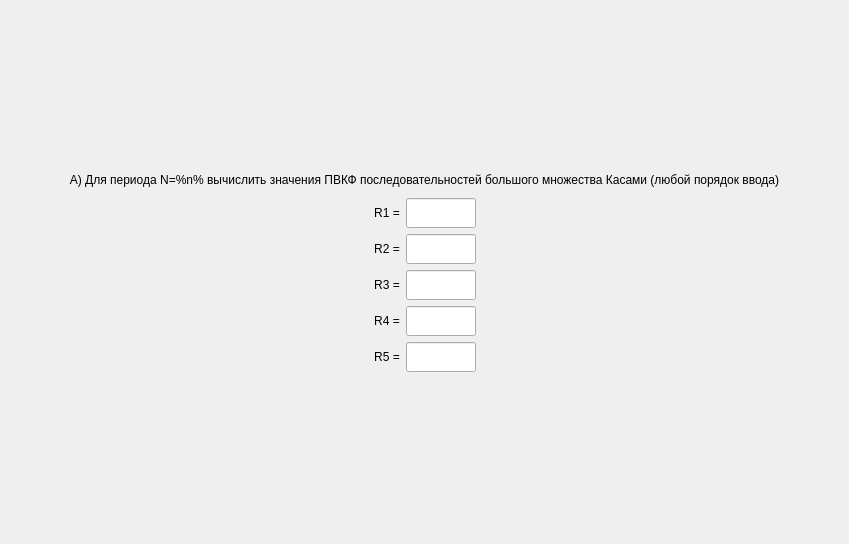
<?xml version="1.0" encoding="UTF-8"?>
<ui version="4.0">
 <class>ScreenTask10A</class>
 <widget class="QFrame" name="ScreenTask10A">
  <property name="geometry">
   <rect>
    <x>0</x>
    <y>0</y>
    <width>849</width>
    <height>544</height>
   </rect>
  </property>
  <property name="windowTitle">
   <string>Frame</string>
  </property>
  <layout class="QGridLayout" name="gridLayout">
   <property name="leftMargin">
    <number>0</number>
   </property>
   <property name="topMargin">
    <number>0</number>
   </property>
   <property name="rightMargin">
    <number>0</number>
   </property>
   <property name="bottomMargin">
    <number>0</number>
   </property>
   <item row="0" column="0">
    <layout class="QVBoxLayout" name="verticalLayout">
     <item>
      <spacer name="verticalSpacer">
       <property name="orientation">
        <enum>Qt::Vertical</enum>
       </property>
       <property name="sizeHint" stdset="0">
        <size>
         <width>0</width>
         <height>0</height>
        </size>
       </property>
      </spacer>
     </item>
     <item>
      <widget class="QLabel" name="title">
       <property name="styleSheet">
        <string notr="true">font: 75 16pt &quot;MS Shell Dlg 2&quot;;</string>
       </property>
       <property name="text">
        <string>А) Для периода N=%n% вычислить значения ПВКФ последовательностей большого множества Касами (любой порядок ввода)</string>
       </property>
       <property name="alignment">
        <set>Qt::AlignCenter</set>
       </property>
       <property name="wordWrap">
        <bool>true</bool>
       </property>
      </widget>
     </item>
     <item>
      <spacer name="verticalSpacer_5">
       <property name="orientation">
        <enum>Qt::Vertical</enum>
       </property>
       <property name="sizeType">
        <enum>QSizePolicy::Minimum</enum>
       </property>
       <property name="sizeHint" stdset="0">
        <size>
         <width>0</width>
         <height>5</height>
        </size>
       </property>
      </spacer>
     </item>
     <item>
      <layout class="QHBoxLayout" name="horizontalLayout">
       <item>
        <spacer name="horizontalSpacer_18">
         <property name="orientation">
          <enum>Qt::Horizontal</enum>
         </property>
         <property name="sizeHint" stdset="0">
          <size>
           <width>0</width>
           <height>0</height>
          </size>
         </property>
        </spacer>
       </item>
       <item>
        <widget class="QLabel" name="label_7">
         <property name="styleSheet">
          <string notr="true">font: 75 14pt &quot;MS Shell Dlg 2&quot;;</string>
         </property>
         <property name="text">
          <string>R1 =</string>
         </property>
         <property name="alignment">
          <set>Qt::AlignCenter</set>
         </property>
         <property name="wordWrap">
          <bool>true</bool>
         </property>
        </widget>
       </item>
       <item>
        <widget class="QLineEdit" name="inputR1">
         <property name="sizePolicy">
          <sizepolicy hsizetype="Fixed" vsizetype="Fixed">
           <horstretch>0</horstretch>
           <verstretch>0</verstretch>
          </sizepolicy>
         </property>
         <property name="minimumSize">
          <size>
           <width>70</width>
           <height>30</height>
          </size>
         </property>
         <property name="maximumSize">
          <size>
           <width>70</width>
           <height>30</height>
          </size>
         </property>
         <property name="styleSheet">
          <string notr="true">font: 12pt &quot;MS Shell Dlg 2&quot;;</string>
         </property>
         <property name="alignment">
          <set>Qt::AlignCenter</set>
         </property>
        </widget>
       </item>
       <item>
        <spacer name="horizontalSpacer_19">
         <property name="orientation">
          <enum>Qt::Horizontal</enum>
         </property>
         <property name="sizeHint" stdset="0">
          <size>
           <width>0</width>
           <height>0</height>
          </size>
         </property>
        </spacer>
       </item>
      </layout>
     </item>
     <item>
      <layout class="QHBoxLayout" name="horizontalLayout_2">
       <item>
        <spacer name="horizontalSpacer_20">
         <property name="orientation">
          <enum>Qt::Horizontal</enum>
         </property>
         <property name="sizeHint" stdset="0">
          <size>
           <width>0</width>
           <height>0</height>
          </size>
         </property>
        </spacer>
       </item>
       <item>
        <widget class="QLabel" name="label_8">
         <property name="styleSheet">
          <string notr="true">font: 75 14pt &quot;MS Shell Dlg 2&quot;;</string>
         </property>
         <property name="text">
          <string>R2 =</string>
         </property>
         <property name="alignment">
          <set>Qt::AlignCenter</set>
         </property>
         <property name="wordWrap">
          <bool>true</bool>
         </property>
        </widget>
       </item>
       <item>
        <widget class="QLineEdit" name="inputR2">
         <property name="sizePolicy">
          <sizepolicy hsizetype="Fixed" vsizetype="Fixed">
           <horstretch>0</horstretch>
           <verstretch>0</verstretch>
          </sizepolicy>
         </property>
         <property name="minimumSize">
          <size>
           <width>70</width>
           <height>30</height>
          </size>
         </property>
         <property name="maximumSize">
          <size>
           <width>70</width>
           <height>30</height>
          </size>
         </property>
         <property name="styleSheet">
          <string notr="true">font: 12pt &quot;MS Shell Dlg 2&quot;;</string>
         </property>
         <property name="alignment">
          <set>Qt::AlignCenter</set>
         </property>
        </widget>
       </item>
       <item>
        <spacer name="horizontalSpacer_21">
         <property name="orientation">
          <enum>Qt::Horizontal</enum>
         </property>
         <property name="sizeHint" stdset="0">
          <size>
           <width>0</width>
           <height>0</height>
          </size>
         </property>
        </spacer>
       </item>
      </layout>
     </item>
     <item>
      <layout class="QHBoxLayout" name="horizontalLayout_3">
       <item>
        <spacer name="horizontalSpacer_22">
         <property name="orientation">
          <enum>Qt::Horizontal</enum>
         </property>
         <property name="sizeHint" stdset="0">
          <size>
           <width>0</width>
           <height>0</height>
          </size>
         </property>
        </spacer>
       </item>
       <item>
        <widget class="QLabel" name="label_9">
         <property name="styleSheet">
          <string notr="true">font: 75 14pt &quot;MS Shell Dlg 2&quot;;</string>
         </property>
         <property name="text">
          <string>R3 =</string>
         </property>
         <property name="alignment">
          <set>Qt::AlignCenter</set>
         </property>
         <property name="wordWrap">
          <bool>true</bool>
         </property>
        </widget>
       </item>
       <item>
        <widget class="QLineEdit" name="inputR3">
         <property name="sizePolicy">
          <sizepolicy hsizetype="Fixed" vsizetype="Fixed">
           <horstretch>0</horstretch>
           <verstretch>0</verstretch>
          </sizepolicy>
         </property>
         <property name="minimumSize">
          <size>
           <width>70</width>
           <height>30</height>
          </size>
         </property>
         <property name="maximumSize">
          <size>
           <width>70</width>
           <height>30</height>
          </size>
         </property>
         <property name="styleSheet">
          <string notr="true">font: 12pt &quot;MS Shell Dlg 2&quot;;</string>
         </property>
         <property name="alignment">
          <set>Qt::AlignCenter</set>
         </property>
        </widget>
       </item>
       <item>
        <spacer name="horizontalSpacer_23">
         <property name="orientation">
          <enum>Qt::Horizontal</enum>
         </property>
         <property name="sizeHint" stdset="0">
          <size>
           <width>0</width>
           <height>0</height>
          </size>
         </property>
        </spacer>
       </item>
      </layout>
     </item>
     <item>
      <layout class="QHBoxLayout" name="horizontalLayout_4">
       <item>
        <spacer name="horizontalSpacer_24">
         <property name="orientation">
          <enum>Qt::Horizontal</enum>
         </property>
         <property name="sizeHint" stdset="0">
          <size>
           <width>0</width>
           <height>0</height>
          </size>
         </property>
        </spacer>
       </item>
       <item>
        <widget class="QLabel" name="label_10">
         <property name="styleSheet">
          <string notr="true">font: 75 14pt &quot;MS Shell Dlg 2&quot;;</string>
         </property>
         <property name="text">
          <string>R4 =</string>
         </property>
         <property name="alignment">
          <set>Qt::AlignCenter</set>
         </property>
         <property name="wordWrap">
          <bool>true</bool>
         </property>
        </widget>
       </item>
       <item>
        <widget class="QLineEdit" name="inputR4">
         <property name="sizePolicy">
          <sizepolicy hsizetype="Fixed" vsizetype="Fixed">
           <horstretch>0</horstretch>
           <verstretch>0</verstretch>
          </sizepolicy>
         </property>
         <property name="minimumSize">
          <size>
           <width>70</width>
           <height>30</height>
          </size>
         </property>
         <property name="maximumSize">
          <size>
           <width>70</width>
           <height>30</height>
          </size>
         </property>
         <property name="styleSheet">
          <string notr="true">font: 12pt &quot;MS Shell Dlg 2&quot;;</string>
         </property>
         <property name="alignment">
          <set>Qt::AlignCenter</set>
         </property>
        </widget>
       </item>
       <item>
        <spacer name="horizontalSpacer_25">
         <property name="orientation">
          <enum>Qt::Horizontal</enum>
         </property>
         <property name="sizeHint" stdset="0">
          <size>
           <width>0</width>
           <height>0</height>
          </size>
         </property>
        </spacer>
       </item>
      </layout>
     </item>
     <item>
      <layout class="QHBoxLayout" name="horizontalLayout_5">
       <item>
        <spacer name="horizontalSpacer_26">
         <property name="orientation">
          <enum>Qt::Horizontal</enum>
         </property>
         <property name="sizeHint" stdset="0">
          <size>
           <width>0</width>
           <height>0</height>
          </size>
         </property>
        </spacer>
       </item>
       <item>
        <widget class="QLabel" name="label_11">
         <property name="styleSheet">
          <string notr="true">font: 75 14pt &quot;MS Shell Dlg 2&quot;;</string>
         </property>
         <property name="text">
          <string>R5 =</string>
         </property>
         <property name="alignment">
          <set>Qt::AlignCenter</set>
         </property>
         <property name="wordWrap">
          <bool>true</bool>
         </property>
        </widget>
       </item>
       <item>
        <widget class="QLineEdit" name="inputR5">
         <property name="sizePolicy">
          <sizepolicy hsizetype="Fixed" vsizetype="Fixed">
           <horstretch>0</horstretch>
           <verstretch>0</verstretch>
          </sizepolicy>
         </property>
         <property name="minimumSize">
          <size>
           <width>70</width>
           <height>30</height>
          </size>
         </property>
         <property name="maximumSize">
          <size>
           <width>70</width>
           <height>30</height>
          </size>
         </property>
         <property name="styleSheet">
          <string notr="true">font: 12pt &quot;MS Shell Dlg 2&quot;;</string>
         </property>
         <property name="alignment">
          <set>Qt::AlignCenter</set>
         </property>
        </widget>
       </item>
       <item>
        <spacer name="horizontalSpacer_27">
         <property name="orientation">
          <enum>Qt::Horizontal</enum>
         </property>
         <property name="sizeHint" stdset="0">
          <size>
           <width>0</width>
           <height>0</height>
          </size>
         </property>
        </spacer>
       </item>
      </layout>
     </item>
     <item>
      <spacer name="verticalSpacer_2">
       <property name="orientation">
        <enum>Qt::Vertical</enum>
       </property>
       <property name="sizeHint" stdset="0">
        <size>
         <width>0</width>
         <height>0</height>
        </size>
       </property>
      </spacer>
     </item>
    </layout>
   </item>
  </layout>
 </widget>
 <resources/>
 <connections/>
</ui>
